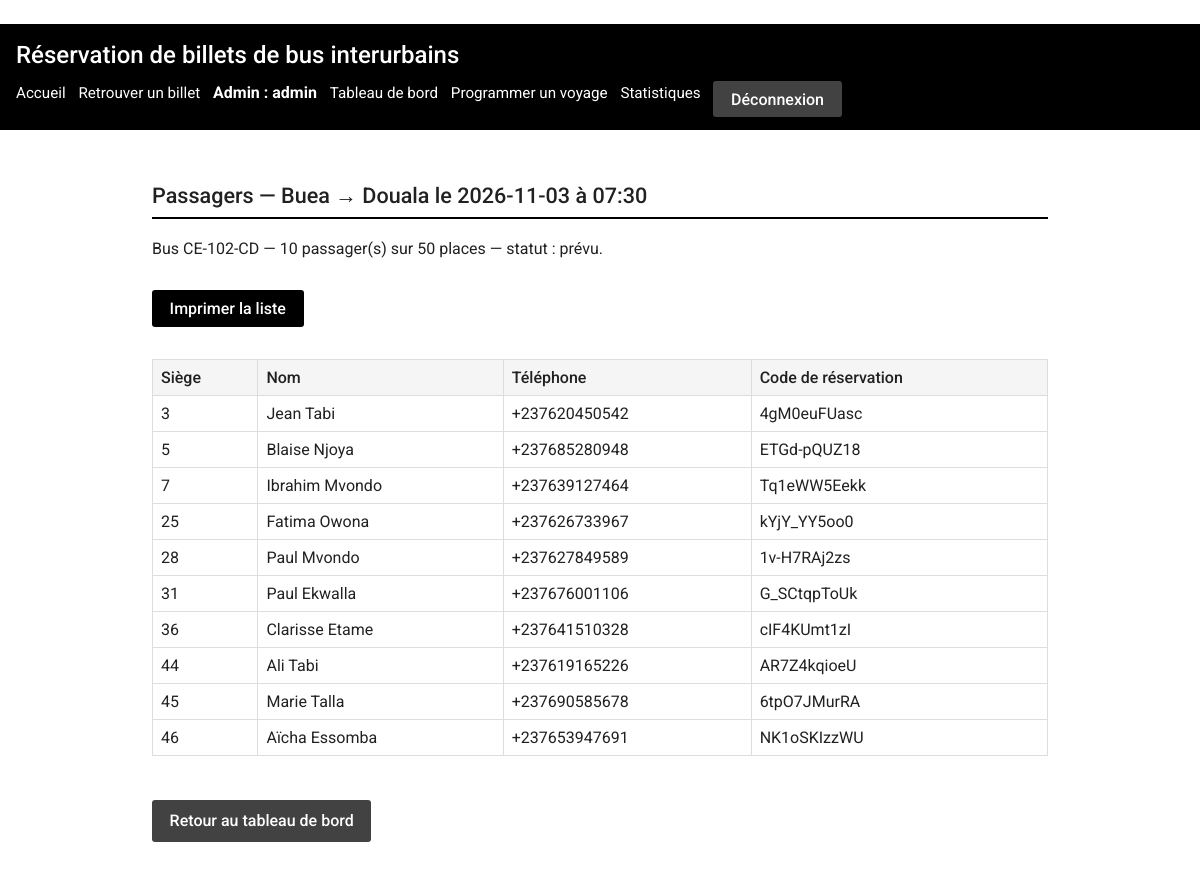
The page /admin/voyages/56/passagers (signed in) on the database its author committed.
### tables this page shows
CREATE TABLE trajets (
    id              INTEGER PRIMARY KEY AUTOINCREMENT,
    ville_depart    TEXT NOT NULL
                    CHECK (ville_depart IN ('Douala','Yaoundé','Bafoussam','Kribi','Buea')),
    ville_arrivee   TEXT NOT NULL
                    CHECK (ville_arrivee IN ('Douala','Yaoundé','Bafoussam','Kribi','Buea')),
    duree_minutes   INTEGER NOT NULL CHECK (duree_minutes > 0),
    prix_classique  REAL NOT NULL CHECK (prix_classique > 0),
    prix_vip        REAL NOT NULL CHECK (prix_vip > 0),
    CHECK (ville_depart <> ville_arrivee)
);

CREATE TABLE voyages (
    id        INTEGER PRIMARY KEY AUTOINCREMENT,
    trajet_id INTEGER NOT NULL REFERENCES trajets(id),
    bus_id    INTEGER NOT NULL REFERENCES bus(id),
    date      TEXT NOT NULL,            -- format ISO AAAA-MM-JJ
    heure     TEXT NOT NULL,            -- format HH:MM
    statut    TEXT NOT NULL DEFAULT 'prévu'
              CHECK (statut IN ('prévu','parti','annulé'))
);

CREATE TABLE bus (
    id              INTEGER PRIMARY KEY AUTOINCREMENT,
    immatriculation TEXT NOT NULL UNIQUE,
    nombre_places   INTEGER NOT NULL CHECK (nombre_places BETWEEN 1 AND 100),
    type            TEXT NOT NULL CHECK (type IN ('classique','vip'))
);

CREATE TABLE billets (
    id               INTEGER PRIMARY KEY AUTOINCREMENT,
    voyage_id        INTEGER NOT NULL REFERENCES voyages(id),
    numero_siege     INTEGER NOT NULL CHECK (numero_siege >= 1),
    nom              TEXT NOT NULL,
    telephone        TEXT NOT NULL,
    piece_identite   TEXT NOT NULL,
    code_reservation TEXT NOT NULL UNIQUE,
    date_achat       TEXT NOT NULL,     -- format ISO AAAA-MM-JJ
    -- Anti double-vente : un siège jamais deux fois pour le même voyage
    UNIQUE (voyage_id, numero_siege)
);

### app.py (the view)
@app.route("/admin/voyages/<int:voyage_id>/passagers")
@administrateur_requis
def admin_passagers(voyage_id):
    bdd = get_db()
    voyage = bdd.execute(
        """SELECT v.id, v.date, v.heure, v.statut,
                  t.ville_depart, t.ville_arrivee,
                  b.immatriculation, b.nombre_places
           FROM voyages v
           JOIN trajets t ON t.id = v.trajet_id
           JOIN bus b ON b.id = v.bus_id
           WHERE v.id = ?""",
        (voyage_id,),
    ).fetchone()
    if voyage is None:
        flash("Voyage introuvable.", "erreur")
        return redirect(url_for("admin_tableau"))
    passagers = bdd.execute(
        """SELECT nom, telephone, numero_siege, code_reservation
           FROM billets WHERE voyage_id = ?
           ORDER BY numero_siege""",
        (voyage_id,),
    ).fetchall()
    return render_template(
        "admin/passagers.html", voyage=voyage, passagers=passagers
    )

### app.py (called while the page is built)
def get_db():
    if "bdd" not in g:
        g.bdd = sqlite3.connect(CHEMIN_BDD)
        g.bdd.row_factory = sqlite3.Row
        g.bdd.execute("PRAGMA foreign_keys = ON")
    return g.bdd

@app.teardown_appcontext
def fermer_bdd(exception):
    bdd = g.pop("bdd", None)
    if bdd is not None:
        bdd.close()

def administrateur_requis(vue):
    @wraps(vue)
    def enveloppe(*args, **kwargs):
        if session.get("admin_id") is None:
            flash("Accès refusé : connectez-vous à l'administration.", "erreur")
            return redirect(url_for("admin_connexion"))
        return vue(*args, **kwargs)
    return enveloppe

### templates/admin/passagers.html (shortened to what this page needs)
﻿{% extends "admin/base_admin.html" %}
{% block contenu_admin %}
<section>
  <h2>Passagers — {{ voyage.ville_depart }} → {{ voyage.ville_arrivee }}
      le {{ voyage.date }} à {{ voyage.heure }}</h2>
  <p>Bus {{ voyage.immatriculation }} — {{ passagers|length }} passager(s)
     sur {{ voyage.nombre_places }} places — statut : {{ voyage.statut }}.</p>
  <p class="pas-a-imprimer">
    <button type="button" onclick="window.print()">Imprimer la liste</button>
  </p>
  {% if passagers %}
    <div class="defilement">
    <table>
      <thead>
        <tr>
          <th scope="col">Siège</th>
          <th scope="col">Nom</th>
          <th scope="col">Téléphone</th>
          <th scope="col">Code de réservation</th>
        </tr>
      </thead>
      <tbody>
        {% for passager in passagers %}
          <tr>
            <td>{{ passager.numero_siege }}</td>
            <td>{{ passager.nom }}</td>
            <td>{{ passager.telephone }}</td>
            <td>{{ passager.code_reservation }}</td>
          </tr>
        {% endfor %}
      </tbody>
    </table>
  </div>
  {% else %}
    <p>Aucun passager pour ce voyage.</p>
  {% endif %}
  <p class="pas-a-imprimer">
    <a class="btn secondary" href="{{ url_for('admin_tableau') }}">Retour au tableau de bord</a>
  </p>
</section>
{% endblock %}

### static/css/style.css (style rules this page uses)
:root { --fond: #ffffff; --gris-clair: #f5f5f5; --gris: #9e9e9e; --gris-fonce: #424242; --texte: #212121; --accent: #000000; --bordure: #dddddd; --rouge-erreur: #b71c1c; --vert-succes: #1b5e20; }
* { box-sizing: border-box; }
body { margin: 0; font-family: 'Roboto', 'Segoe UI', Arial, sans-serif; font-size: 16px; line-height: 1.5; color: var(--texte); background: var(--fond); }
h2 { font-size: 1.15rem; font-weight: 500; border-bottom: 2px solid var(--accent); padding-bottom: 0.3rem; }
input, select, button { font-family: inherit; font-size: 1rem; }
button, .btn { display: inline-block; margin-top: 0.8rem; padding: 0.55rem 1.1rem; border: none; border-radius: 3px; background: var(--accent); color: var(--fond); text-decoration: none; cursor: pointer; font-weight: 500; }
button.secondary, .btn.secondary { background: var(--gris-fonce); }
table { width: 100%; border-collapse: collapse; margin: 1rem 0; }
.defilement { overflow-x: auto; }
th, td { border: 1px solid var(--bordure); padding: 0.5rem; text-align: left; }
th { background: var(--gris-clair); font-weight: 500; }
@media (min-width: 900px) { h2 { font-size: 1.35rem; } }

### rows shown on the page
trajets: ville_depart "Buea", ville_arrivee "Douala"
voyages: date "2026-11-03", heure "07:30", statut "prévu"
bus: immatriculation "CE-102-CD", nombre_places "50"
billets: numero_siege "3", nom "Jean Tabi", telephone "+237620450542", code_reservation "4gM0euFUasc"
billets: numero_siege "5", nom "Blaise Njoya", telephone "+237685280948", code_reservation "ETGd-pQUZ18"
billets: numero_siege "7", nom "Ibrahim Mvondo", telephone "+237639127464", code_reservation "Tq1eWW5Eekk"
billets: numero_siege "25", nom "Fatima Owona", telephone "+237626733967", code_reservation "kYjY_YY5oo0"
billets: numero_siege "28", nom "Paul Mvondo", telephone "+237627849589", code_reservation "1v-H7RAj2zs"
billets: numero_siege "31", nom "Paul Ekwalla", telephone "+237676001106", code_reservation "G_SCtqpToUk"
billets: numero_siege "36", nom "Clarisse Etame", telephone "+237641510328", code_reservation "cIF4KUmt1zI"
billets: numero_siege "44", nom "Ali Tabi", telephone "+237619165226", code_reservation "AR7Z4kqioeU"
billets: numero_siege "45", nom "Marie Talla", telephone "+237690585678", code_reservation "6tpO7JMurRA"
billets: numero_siege "46", nom "Aïcha Essomba", telephone "+237653947691", code_reservation "NK1oSKIzzWU"

### other values the page prints
{{ session.admin_nom }} "admin"
{{ passagers|length }} "10"
